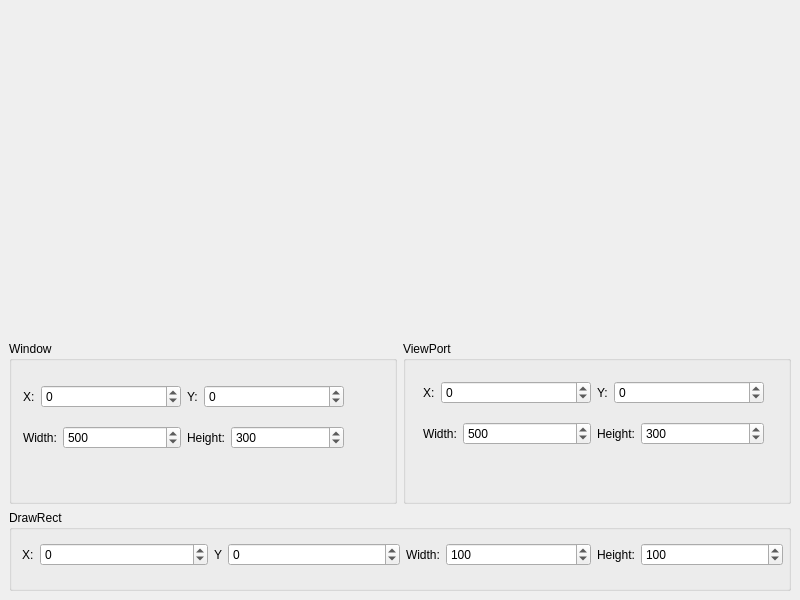
<?xml version="1.0" encoding="UTF-8"?>
<ui version="4.0">
 <class>MainWindow</class>
 <widget class="QMainWindow" name="MainWindow">
  <property name="geometry">
   <rect>
    <x>0</x>
    <y>0</y>
    <width>800</width>
    <height>600</height>
   </rect>
  </property>
  <property name="windowTitle">
   <string>MainWindow</string>
  </property>
  <widget class="QWidget" name="centralwidget">
   <property name="sizePolicy">
    <sizepolicy hsizetype="Preferred" vsizetype="Preferred">
     <horstretch>0</horstretch>
     <verstretch>0</verstretch>
    </sizepolicy>
   </property>
   <layout class="QVBoxLayout" name="verticalLayout">
    <item>
     <layout class="QGridLayout" name="layout">
      <property name="sizeConstraint">
       <enum>QLayout::SetDefaultConstraint</enum>
      </property>
      <item row="0" column="0" colspan="2">
       <widget class="MyWidget" name="myWidget" native="true">
        <property name="sizePolicy">
         <sizepolicy hsizetype="Preferred" vsizetype="Preferred">
          <horstretch>0</horstretch>
          <verstretch>8</verstretch>
         </sizepolicy>
        </property>
       </widget>
      </item>
      <item row="1" column="1">
       <widget class="QGroupBox" name="viewPortGroupBox">
        <property name="sizePolicy">
         <sizepolicy hsizetype="Preferred" vsizetype="Preferred">
          <horstretch>1</horstretch>
          <verstretch>4</verstretch>
         </sizepolicy>
        </property>
        <property name="title">
         <string>ViewPort</string>
        </property>
        <widget class="QWidget" name="layoutWidget">
         <property name="geometry">
          <rect>
           <x>20</x>
           <y>40</y>
           <width>341</width>
           <height>76</height>
          </rect>
         </property>
         <layout class="QGridLayout" name="viewPortGridLayout">
          <item row="0" column="0">
           <layout class="QFormLayout" name="viewPortXFormLayout">
            <item row="0" column="0">
             <widget class="QLabel" name="viewPortXLabel">
              <property name="sizePolicy">
               <sizepolicy hsizetype="Preferred" vsizetype="Preferred">
                <horstretch>1</horstretch>
                <verstretch>0</verstretch>
               </sizepolicy>
              </property>
              <property name="text">
               <string>X:</string>
              </property>
             </widget>
            </item>
            <item row="0" column="1">
             <widget class="QSpinBox" name="viewPortXSpinBox">
              <property name="sizePolicy">
               <sizepolicy hsizetype="Minimum" vsizetype="Fixed">
                <horstretch>1</horstretch>
                <verstretch>0</verstretch>
               </sizepolicy>
              </property>
              <property name="minimum">
               <number>-1000</number>
              </property>
              <property name="maximum">
               <number>1000</number>
              </property>
             </widget>
            </item>
           </layout>
          </item>
          <item row="0" column="1">
           <layout class="QFormLayout" name="viewPortYFormLayout">
            <item row="0" column="0">
             <widget class="QLabel" name="viewPortYLabel">
              <property name="sizePolicy">
               <sizepolicy hsizetype="Preferred" vsizetype="Preferred">
                <horstretch>1</horstretch>
                <verstretch>0</verstretch>
               </sizepolicy>
              </property>
              <property name="text">
               <string>Y:</string>
              </property>
             </widget>
            </item>
            <item row="0" column="1">
             <widget class="QSpinBox" name="viewPortYSpinBox">
              <property name="sizePolicy">
               <sizepolicy hsizetype="Minimum" vsizetype="Fixed">
                <horstretch>1</horstretch>
                <verstretch>0</verstretch>
               </sizepolicy>
              </property>
              <property name="minimum">
               <number>-1000</number>
              </property>
              <property name="maximum">
               <number>1000</number>
              </property>
             </widget>
            </item>
           </layout>
          </item>
          <item row="1" column="0">
           <layout class="QFormLayout" name="viewPortWidthFormLayout">
            <item row="0" column="0">
             <widget class="QLabel" name="viewPortWidthLabel">
              <property name="sizePolicy">
               <sizepolicy hsizetype="Preferred" vsizetype="Preferred">
                <horstretch>1</horstretch>
                <verstretch>0</verstretch>
               </sizepolicy>
              </property>
              <property name="minimumSize">
               <size>
                <width>0</width>
                <height>0</height>
               </size>
              </property>
              <property name="text">
               <string>Width:</string>
              </property>
             </widget>
            </item>
            <item row="0" column="1">
             <widget class="QSpinBox" name="viewPortWidthSpinBox">
              <property name="enabled">
               <bool>true</bool>
              </property>
              <property name="sizePolicy">
               <sizepolicy hsizetype="Minimum" vsizetype="Fixed">
                <horstretch>1</horstretch>
                <verstretch>0</verstretch>
               </sizepolicy>
              </property>
              <property name="minimum">
               <number>-1000</number>
              </property>
              <property name="maximum">
               <number>1000</number>
              </property>
              <property name="value">
               <number>500</number>
              </property>
             </widget>
            </item>
           </layout>
          </item>
          <item row="1" column="1">
           <layout class="QFormLayout" name="viewPortHeightFormLayout">
            <item row="0" column="0">
             <widget class="QLabel" name="viewPortHeightLabel">
              <property name="sizePolicy">
               <sizepolicy hsizetype="Preferred" vsizetype="Preferred">
                <horstretch>1</horstretch>
                <verstretch>0</verstretch>
               </sizepolicy>
              </property>
              <property name="text">
               <string>Height:</string>
              </property>
             </widget>
            </item>
            <item row="0" column="1">
             <widget class="QSpinBox" name="viewPortHeightSpinBox">
              <property name="sizePolicy">
               <sizepolicy hsizetype="Minimum" vsizetype="Fixed">
                <horstretch>1</horstretch>
                <verstretch>0</verstretch>
               </sizepolicy>
              </property>
              <property name="minimum">
               <number>-1000</number>
              </property>
              <property name="maximum">
               <number>1000</number>
              </property>
              <property name="value">
               <number>300</number>
              </property>
             </widget>
            </item>
           </layout>
          </item>
         </layout>
        </widget>
       </widget>
      </item>
      <item row="1" column="0">
       <widget class="QGroupBox" name="windowGroupBox">
        <property name="sizePolicy">
         <sizepolicy hsizetype="Preferred" vsizetype="Preferred">
          <horstretch>1</horstretch>
          <verstretch>4</verstretch>
         </sizepolicy>
        </property>
        <property name="title">
         <string>Window</string>
        </property>
        <widget class="QWidget" name="layoutWidget">
         <property name="geometry">
          <rect>
           <x>14</x>
           <y>44</y>
           <width>321</width>
           <height>76</height>
          </rect>
         </property>
         <layout class="QGridLayout" name="widowGridLayout">
          <item row="0" column="0">
           <layout class="QFormLayout" name="windowXFormLayout">
            <item row="0" column="0">
             <widget class="QLabel" name="windowXLabel">
              <property name="sizePolicy">
               <sizepolicy hsizetype="Preferred" vsizetype="Preferred">
                <horstretch>1</horstretch>
                <verstretch>0</verstretch>
               </sizepolicy>
              </property>
              <property name="text">
               <string>X:</string>
              </property>
             </widget>
            </item>
            <item row="0" column="1">
             <widget class="QSpinBox" name="windowXSpinBox">
              <property name="sizePolicy">
               <sizepolicy hsizetype="Minimum" vsizetype="Fixed">
                <horstretch>1</horstretch>
                <verstretch>0</verstretch>
               </sizepolicy>
              </property>
              <property name="minimum">
               <number>-1000</number>
              </property>
              <property name="maximum">
               <number>1000</number>
              </property>
             </widget>
            </item>
           </layout>
          </item>
          <item row="0" column="1">
           <layout class="QFormLayout" name="windowYFormLayout">
            <item row="0" column="0">
             <widget class="QLabel" name="windowYLabel">
              <property name="sizePolicy">
               <sizepolicy hsizetype="Preferred" vsizetype="Preferred">
                <horstretch>1</horstretch>
                <verstretch>0</verstretch>
               </sizepolicy>
              </property>
              <property name="text">
               <string>Y:</string>
              </property>
             </widget>
            </item>
            <item row="0" column="1">
             <widget class="QSpinBox" name="windowYSpinBox">
              <property name="sizePolicy">
               <sizepolicy hsizetype="Minimum" vsizetype="Fixed">
                <horstretch>1</horstretch>
                <verstretch>0</verstretch>
               </sizepolicy>
              </property>
              <property name="minimum">
               <number>-1000</number>
              </property>
              <property name="maximum">
               <number>1000</number>
              </property>
             </widget>
            </item>
           </layout>
          </item>
          <item row="1" column="0">
           <layout class="QFormLayout" name="windowWidthFormLayout">
            <item row="0" column="0">
             <widget class="QLabel" name="windowWidthLabel">
              <property name="sizePolicy">
               <sizepolicy hsizetype="Preferred" vsizetype="Preferred">
                <horstretch>1</horstretch>
                <verstretch>0</verstretch>
               </sizepolicy>
              </property>
              <property name="text">
               <string>Width:</string>
              </property>
             </widget>
            </item>
            <item row="0" column="1">
             <widget class="QSpinBox" name="windowWidthSpinBox">
              <property name="sizePolicy">
               <sizepolicy hsizetype="Minimum" vsizetype="Preferred">
                <horstretch>1</horstretch>
                <verstretch>0</verstretch>
               </sizepolicy>
              </property>
              <property name="minimum">
               <number>-1000</number>
              </property>
              <property name="maximum">
               <number>1000</number>
              </property>
              <property name="value">
               <number>500</number>
              </property>
             </widget>
            </item>
           </layout>
          </item>
          <item row="1" column="1">
           <layout class="QFormLayout" name="windowHeightFormLayout">
            <item row="0" column="0">
             <widget class="QLabel" name="windowHeightLabel">
              <property name="sizePolicy">
               <sizepolicy hsizetype="Preferred" vsizetype="Preferred">
                <horstretch>1</horstretch>
                <verstretch>0</verstretch>
               </sizepolicy>
              </property>
              <property name="text">
               <string>Height:</string>
              </property>
             </widget>
            </item>
            <item row="0" column="1">
             <widget class="QSpinBox" name="windowHeightSpinBox">
              <property name="sizePolicy">
               <sizepolicy hsizetype="Minimum" vsizetype="Fixed">
                <horstretch>1</horstretch>
                <verstretch>0</verstretch>
               </sizepolicy>
              </property>
              <property name="minimum">
               <number>-1000</number>
              </property>
              <property name="maximum">
               <number>1000</number>
              </property>
              <property name="singleStep">
               <number>1</number>
              </property>
              <property name="value">
               <number>300</number>
              </property>
             </widget>
            </item>
           </layout>
          </item>
         </layout>
        </widget>
       </widget>
      </item>
      <item row="2" column="0" colspan="2">
       <widget class="QGroupBox" name="drawRectGroupBox">
        <property name="sizePolicy">
         <sizepolicy hsizetype="Preferred" vsizetype="Preferred">
          <horstretch>1</horstretch>
          <verstretch>2</verstretch>
         </sizepolicy>
        </property>
        <property name="title">
         <string>DrawRect</string>
        </property>
        <widget class="QWidget" name="">
         <property name="geometry">
          <rect>
           <x>13</x>
           <y>33</y>
           <width>761</width>
           <height>36</height>
          </rect>
         </property>
         <layout class="QHBoxLayout" name="drawRectHLayout">
          <item>
           <layout class="QFormLayout" name="drawRectXFormLayout">
            <item row="0" column="0">
             <widget class="QLabel" name="drawRectXLabel">
              <property name="text">
               <string>X:</string>
              </property>
             </widget>
            </item>
            <item row="0" column="1">
             <widget class="QSpinBox" name="drawRectXSpinBox">
              <property name="minimum">
               <number>-1000</number>
              </property>
              <property name="maximum">
               <number>1000</number>
              </property>
             </widget>
            </item>
           </layout>
          </item>
          <item>
           <layout class="QFormLayout" name="drawRectYFormLayou">
            <item row="0" column="0">
             <widget class="QLabel" name="drawRectYLabel">
              <property name="text">
               <string>Y</string>
              </property>
             </widget>
            </item>
            <item row="0" column="1">
             <widget class="QSpinBox" name="drawRectYSpinBox">
              <property name="minimum">
               <number>-1000</number>
              </property>
              <property name="maximum">
               <number>1000</number>
              </property>
             </widget>
            </item>
           </layout>
          </item>
          <item>
           <layout class="QFormLayout" name="drawRectWidthFormLayou">
            <item row="0" column="0">
             <widget class="QLabel" name="drawRectWidthLabel">
              <property name="text">
               <string>Width:</string>
              </property>
             </widget>
            </item>
            <item row="0" column="1">
             <widget class="QSpinBox" name="drawRectWidthSpinBox">
              <property name="minimum">
               <number>-1000</number>
              </property>
              <property name="maximum">
               <number>1000</number>
              </property>
              <property name="value">
               <number>100</number>
              </property>
             </widget>
            </item>
           </layout>
          </item>
          <item>
           <layout class="QFormLayout" name="drawRectHeightFormLayou">
            <item row="0" column="0">
             <widget class="QLabel" name="drawRectHeightLabel">
              <property name="sizePolicy">
               <sizepolicy hsizetype="Preferred" vsizetype="Preferred">
                <horstretch>0</horstretch>
                <verstretch>0</verstretch>
               </sizepolicy>
              </property>
              <property name="text">
               <string>Height:</string>
              </property>
             </widget>
            </item>
            <item row="0" column="1">
             <widget class="QSpinBox" name="drawRectHeightSpinBox">
              <property name="minimum">
               <number>-1000</number>
              </property>
              <property name="maximum">
               <number>1000</number>
              </property>
              <property name="value">
               <number>100</number>
              </property>
             </widget>
            </item>
           </layout>
          </item>
         </layout>
        </widget>
       </widget>
      </item>
     </layout>
    </item>
   </layout>
  </widget>
 </widget>
 <customwidgets>
  <customwidget>
   <class>MyWidget</class>
   <extends>QWidget</extends>
   <header>mywidget.h</header>
   <container>1</container>
  </customwidget>
 </customwidgets>
 <resources/>
 <connections/>
</ui>
